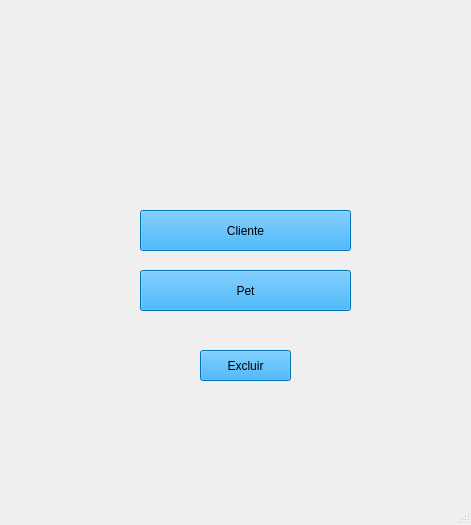
<?xml version="1.0" encoding="UTF-8"?>
<ui version="4.0">
 <class>MainWindow</class>
 <widget class="QMainWindow" name="MainWindow">
  <property name="geometry">
   <rect>
    <x>0</x>
    <y>0</y>
    <width>471</width>
    <height>525</height>
   </rect>
  </property>
  <property name="windowTitle">
   <string>MainWindow</string>
  </property>
  <widget class="QWidget" name="centralwidget">
   <widget class="QLabel" name="label">
    <property name="geometry">
     <rect>
      <x>-10</x>
      <y>-50</y>
      <width>481</width>
      <height>601</height>
     </rect>
    </property>
    <property name="text">
     <string/>
    </property>
    <property name="pixmap">
     <pixmap>../../../../../../../../Downloads/Seja bem-vindo (5).png</pixmap>
    </property>
   </widget>
   <widget class="QPushButton" name="btn_excluir2_2">
    <property name="geometry">
     <rect>
      <x>200</x>
      <y>350</y>
      <width>91</width>
      <height>31</height>
     </rect>
    </property>
    <property name="styleSheet">
     <string notr="true">background-color: rgb(2, 158, 255);</string>
    </property>
    <property name="text">
     <string>Excluir</string>
    </property>
   </widget>
   <widget class="QPushButton" name="btn_pet">
    <property name="geometry">
     <rect>
      <x>140</x>
      <y>270</y>
      <width>211</width>
      <height>41</height>
     </rect>
    </property>
    <property name="styleSheet">
     <string notr="true">background-color: rgb(2, 158, 255);</string>
    </property>
    <property name="text">
     <string>Pet</string>
    </property>
   </widget>
   <widget class="QPushButton" name="btn_cliente">
    <property name="geometry">
     <rect>
      <x>140</x>
      <y>210</y>
      <width>211</width>
      <height>41</height>
     </rect>
    </property>
    <property name="styleSheet">
     <string notr="true">background-color: rgb(2, 158, 255);</string>
    </property>
    <property name="text">
     <string>Cliente</string>
    </property>
   </widget>
  </widget>
  <widget class="QMenuBar" name="menubar">
   <property name="geometry">
    <rect>
     <x>0</x>
     <y>0</y>
     <width>471</width>
     <height>21</height>
    </rect>
   </property>
  </widget>
  <widget class="QStatusBar" name="statusbar"/>
 </widget>
 <resources/>
 <connections/>
</ui>
